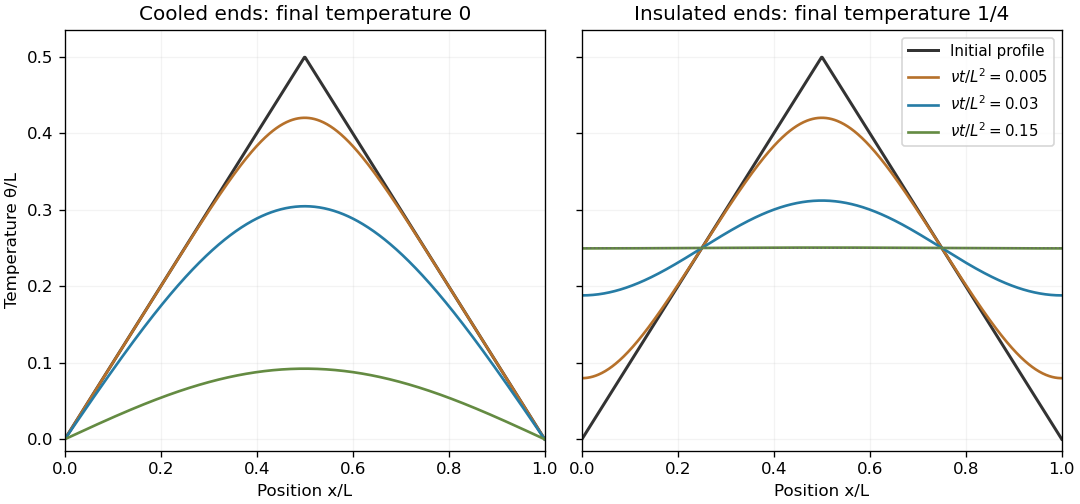

The script that drew this image:
"""Original comparison of cooled and insulated triangular-temperature diffusion."""
from pathlib import Path
import numpy as np
import matplotlib.pyplot as plt

x=np.linspace(0,1,700)
fig,axes=plt.subplots(1,2,figsize=(9,4.2),layout="constrained",sharey=True)
times=[0,.005,.03,.15]
colors=["#333333","#b6712b","#267ca5","#648b42"]
for ax,title in zip(axes,["Cooled ends: final temperature 0","Insulated ends: final temperature 1/4"]):
    ax.plot(x,np.minimum(x,1-x),color=colors[0],lw=1.8,label="Initial profile")
    ax.set(title=title,xlabel="Position x/L",xlim=(0,1),ylim=(-.015,.535));ax.grid(alpha=.15)
for time,color in zip(times[1:],colors[1:]):
    n=np.arange(1,201)[:,None]
    cooled=4/np.pi**2*np.sum(np.sin(n*np.pi/2)/n**2*np.sin(n*np.pi*x[None,:])*np.exp(-n**2*np.pi**2*time),axis=0)
    j=np.arange(80)[:,None];odd=2*j+1
    insulated=.25-2/np.pi**2*np.sum(np.cos(2*odd*np.pi*x[None,:])/odd**2*np.exp(-(2*odd*np.pi)**2*time),axis=0)
    for ax,values in zip(axes,[cooled,insulated]):ax.plot(x,values,color=color,lw=1.6,label=fr"$\nu t/L^2={time}$")
axes[0].set_ylabel("Temperature θ/L")
axes[1].axhline(.25,color="#666666",ls=":",lw=.9)
axes[1].legend(loc="upper right",fontsize=9)
fig.savefig(Path(__file__).with_suffix(".png").name,dpi=120,facecolor="white")
plt.close(fig)
